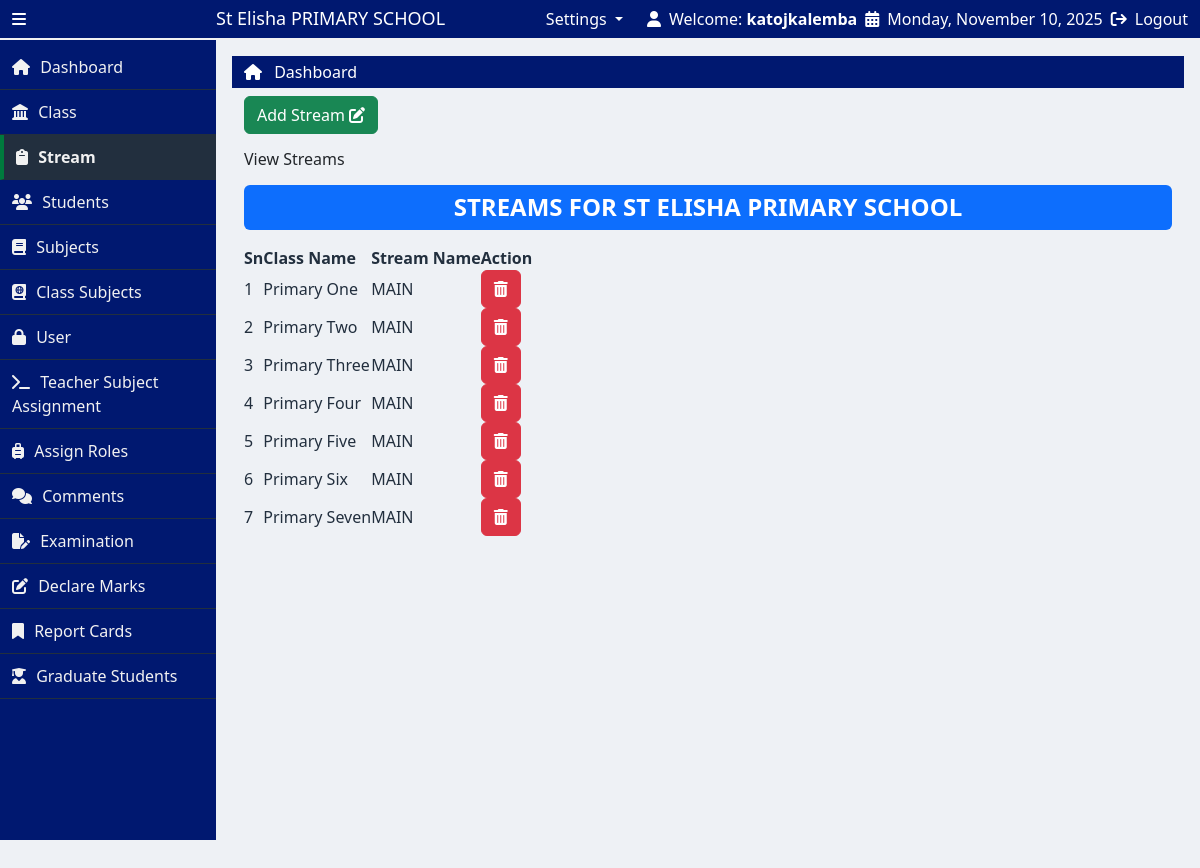
The page /streams.php (signed in) on the database its author committed.
### tables this page shows
CREATE TABLE `school_profile` (
  `profile_id` int(11) NOT NULL,
  `school_name` varchar(255) DEFAULT NULL,
  `address` varchar(255) DEFAULT NULL,
  `phone_1` varchar(255) DEFAULT NULL,
  `phone_2` int(11) DEFAULT NULL,
  `email` varchar(255) DEFAULT NULL,
  `motto` varchar(255) DEFAULT NULL,
  `profile_image` varchar(255) DEFAULT NULL
);

CREATE TABLE `streams` (
  `id` int(11) NOT NULL,
  `class_id` int(11) DEFAULT NULL,
  `stream_name` varchar(100) DEFAULT NULL
);

CREATE TABLE `classes` (
  `id` int(11) NOT NULL,
  `class_name` varchar(255) DEFAULT NULL,
  `prefix` varchar(255) DEFAULT NULL,
  `LEVEL` varchar(255) DEFAULT NULL
);

### streams.php (the view, shortened to what this page needs)
<?php
    include("partials/header.php");
    include("partials/adminOnly.php")
 ?>
<div class="container-fluid">
    <div class="row g-0 my-2">
        <div class="col-lg-4 col-md-4 col-sm-12">
            <a href="<?php echo SITEURL ?>addStream.php" class="btn text-capitalize text-white btn-success fs-6">
                add stream
                <i class="fa-solid fa-pen-to-square"></i>
            </a>
        </div>
    </div>
    <h3 class="text-capitalize fs-6 text-dark py-2">view streams</h3>
    <h4 class="text-uppercase fw-bold text-center mb-3 bg-primary text-white py-2 rounded">STREAMS FOR <?php echo htmlspecialchars($school_name); ?> PRIMARY SCHOOL</h4>
    <div class="row">
        <div class="col-lg-12">
            <table id="example" class="display">
                <thead>
                    <tr>
                        <th>Sn</th>
                        <th>Class Name</th>
                        <th class="text-capitalize">Stream Name</th>
                        <th>Action</th>
                    </tr>
                </thead>
                <tbody>
                    <?php
                        $selectStream = "SELECT streams.*, classes.class_name AS className
                                         FROM streams
                                         JOIN classes ON classes.id = streams.class_id";
                        $res = mysqli_query($conn, $selectStream);
                        $count = mysqli_num_rows($res);
                        if ($count > 0) {
                            $sn = 1;
                            while ($row = mysqli_fetch_assoc($res)) {
                                $stream_id = $row['id'];
                                $streamName = $row['stream_name'];
                                ?>
                                <tr>
                                    <td><?php echo $sn++; ?></td>
                                    <td><?php echo $row['className']; ?></td>
                                    <td class="text-uppercase"><?php echo $streamName; ?></td>
                                    <td>
                                        <a href="<?php echo SITEURL ?>delete_stream.php?id=<?php echo $stream_id ?>"
                                           onclick="return confirm('Are you sure you want to delete this stream?');"
                                           class="btn btn-danger">
                                            <i class="fa-solid fa-trash-can"></i>
                                        </a>
                                    </td>
                                </tr>
                                <?php
                            }
                        }
                    ?>
                </tbody>
            </table>
        </div>
    </div>
</div>
<?php include('partials/footer.php'); ?>

### partials/header.php (shortened to what this page needs)
<?php
  include("NotLoggedin.php");
  function isActive($page) {
      $currentPage = basename($_SERVER['PHP_SELF']);
      return $currentPage === $page ? 'active-link' : '';
  }
?>
<!doctype html>
<html lang="en">
  <head>
    <link href="https://cdn.jsdelivr.net/npm/bootstrap@5.2.3/dist/css/bootstrap.min.css" rel="stylesheet">
    <link rel="stylesheet" href="https://cdn.datatables.net/2.3.3/css/dataTables.dataTables.css">
    <link rel="stylesheet" href="https://cdnjs.cloudflare.com/ajax/libs/toastr.js/latest/toastr.min.css">
    <link rel="stylesheet" href="css/style.css">
  </head>
  <body>
    <main>
      <div class="container-fluid">
        <div class="row align-items-center py-2">
          <div class="col-lg-3 d-flex align-items-center gap-3 top-left">
            <i class="fa-solid fa-bars icon-bar" id="icon"></i>
            <h3 class="text-capitalize name mb-0" id="name">
              <?php
                $school_profile = "SELECT * FROM school_profile";
                $execute = mysqli_query($conn, $school_profile);
                $row = mysqli_fetch_assoc($execute);
                $school_name = $row['school_name'];
              ?>
              <?php echo $school_name ?> PRIMARY SCHOOL
            </h3>
          </div>
          <div class="col-lg-9 d-flex justify-content-end gap-4 top-right">
            <?php if(isset($_SESSION["role"]) && $_SESSION['role']==="admin"): ?>
              <li class="nav-item dropdown" style="list-style: none;">
                <a class="nav-link dropdown-toggle" href="#" role="button" data-bs-toggle="dropdown" aria-expanded="false">
                  Settings
                </a>
              </li>
            <?php endif ?>
            <div class="d-flex align-items-center gap-2 sect_1">
              <i class="fa-solid fa-user"></i>
              <span>Welcome: <strong><?php echo htmlspecialchars($_SESSION['username']); ?></strong></span>
            <div class="d-flex align-items-center gap-2">
              <i class="fa-solid fa-calendar-days"></i>
              <span><?php echo date('l, F j, Y'); ?></span>
            </div>
            <div class="d-flex align-items-center gap-2">
              <i class="fa-solid fa-arrow-right-from-bracket"></i>
              <a href="logout.php" class="text-decoration-none text-white">Logout</a>
            </div>
          </div>
        </div>
      </div>
    </main>
    <div class="container-fluid p-0">
      <div class="row g-0">
        <div class="left-bar" id="left-bar">
          <a href="<?php echo SITEURL ?>" class="lists gap-3 <?php echo isActive('index.php'); ?>">
            <i class="fa-solid fa-house"></i>
            <span class="text-capitalize side-text">dashboard</span>
          </a>
          <?php if (isset($_SESSION['role']) && $_SESSION['role'] === 'admin'): ?>
            <a href="<?php echo SITEURL ?>class.php" class="<?php echo isActive('class.php'); ?>">
              <i class="fa-solid fa-landmark"></i>
              <span class="text-capitalize side-text">class</span>
            </a>
            <a href="<?php echo SITEURL ?>streams.php" class="<?php echo isActive('streams.php'); ?>">
              <i class="fa-solid fa-clipboard"></i>
              <span class="text-capitalize side-text">stream</span>
            </a>
            <a href="<?php echo SITEURL ?>students.php" class="<?php echo isActive('students.php'); ?>">
              <i class="fa-solid fa-users"></i>
              <span class="text-capitalize side-text">students</span>
            </a>
            <a href="<?php echo SITEURL ?>subject.php" class="<?php echo isActive('subject.php'); ?>">
              <i class="fa-solid fa-book"></i>
              <span class="text-capitalize side-text">subjects</span>
            </a>
            <a href="<?php echo SITEURL ?>class_subjects.php" class="<?php echo isActive('class_subjects.php'); ?>">
              <i class="fa-solid fa-book-atlas"></i>
              <span class="text-capitalize side-text">class subjects</span>
            </a>
            <a href="<?php echo SITEURL ?>users.php" class="<?php echo isActive('users.php'); ?>">
              <i class="fa-solid fa-lock"></i>
              <span class="text-capitalize side-text">user</span>
            </a>
            <a href="<?php echo SITEURL ?>teacherSubject.php" class="<?php echo isActive('teacherSubject.php'); ?>">
              <i class="fa-solid fa-terminal"></i>
              <span class="text-capitalize side-text">Teacher subject assignment</span>
            </a>
            <a href="<?php echo SITEURL ?>assign_roles.php" class="<?php echo isActive('assign_roles.php'); ?>">
              <i class="fa-solid fa-suitcase-rolling"></i>
              <span class="text-capitalize side-text">assign roles</span>
            </a>
          <?php endif; ?>
          <a href="<?php
                  echo SITEURL;
                  echo $_SESSION['role'] === 'admin' ? 'select_class_stream.php' : 'selectcomment_exam.php';
                ?>"
            class="<?php echo isActive($_SESSION['role'] === 'admin' ? 'select_class_stream.php' : 'selectcomment_exam.php'); ?>">
              <i class="fa-solid fa-comments"></i>
              <span class="text-capitalize side-text">comments</span>
          </a>
          <a href="<?php echo SITEURL ?>examination.php" class="<?php echo isActive('examination.php'); ?>">
            <i class="fa-solid fa-file-pen"></i>
            <span class="text-capitalize side-text">examination</span>
          </a>
          <a href="<?php echo SITEURL ?>addScore.php" class="<?php echo isActive('addScore.php'); ?>">
            <i class="fa-solid fa-pen-to-square"></i>
            <span class="text-capitalize side-text">declare marks</span>
          </a>
          <a href="<?php echo SITEURL ?>reports.php" class="<?php echo isActive('reports.php'); ?>">
            <i class="fa-solid fa-bookmark"></i>
            <span class="text-capitalize side-text">report cards</span>
          </a>
          <?php if (isset($_SESSION['role']) && $_SESSION['role'] === 'admin'): ?>
            <a onclick="return confirm('Do you want to graduate P.7 students?')" href="<?php echo SITEURL ?>graduate_students.php" class="<?php echo isActive('graduate_students.php'); ?>">
              <i class="fa-solid fa-user-graduate"></i>
              <span class="text-capitalize side-text">Graduate Students</span>
            </a>
          <?php endif ?>
        </div>
        <div class="right-bar" id="right-bar">
          <div class="container-fluid pt-1 pb-1" style="background-color: #001870;">
            <ul class="list-unstyled mb-0 dashboard">
              <li>
                <i class="fa-solid fa-house" style="color: #fff;"></i>
                <a href="<?php echo SITEURL ?>" class="text-capitalize text-white ms-2 text-decoration-none">Dashboard</a>
              </li>
            </ul>
          </div>

### css/style.css (style rules this page uses)
:root { --primary-color: #001870; --secondary-color: #0095486c; --tertiary-color: #430d0d; --border-color: #f1f1f1; --background-color: #222f3e; --hover-color: #007a3d; --backgroundColor: #EEF1F5; }
* { padding: 0; margin: 0; box-sizing: border-box; }
body { background-color: var(--backgroundColor); }
.icon-bar { cursor: pointer; }
main { width: 100%; color: #fff; background-color: var(--primary-color); height: 40px; border-bottom: 2px solid var(--border-color); display: flex; align-items: center; position: fixed; left: 0; top: 0; z-index: 1; }
.name { font-size: 18px; position: absolute; left: 18%; transition: all 1s; }
.left-bar { height: auto; width: 18%; background-color: var(--primary-color); transition: width 0.3s ease; padding-top: 5px; overflow-y: auto; margin-top: 40px; overflow-y: hidden; }
.left-bar .side-text { color: var(--border-color); }
.left-bar a { display: block; padding: 10px 12px; width: 100%; box-sizing: border-box; color: var(--border-color); text-decoration: none; transition: background-color 0.3s ease; border-bottom: 1px solid var(--background-color) ; }
.left-bar a.active-link { background-color: var(--background-color); font-weight: bold; border-left: 4px solid var(--hover-color); width: 100%; }
.left-bar span { padding-left: 6px; }
.right-bar { margin-top: 40px; height: 100vh; width: 82%; transition: all 1s; padding: 16px; }
table th, table td { color: var(--background-color); }

### rows shown on the page
school_profile: school_name "St Elisha", school_name "ST ELISHA"
streams: class.class_name "Primary One", stream_name "MAIN"
streams: class.class_name "Primary Two", stream_name "MAIN"
streams: class.class_name "Primary Three", stream_name "MAIN"
streams: class.class_name "Primary Four", stream_name "MAIN"
streams: class.class_name "Primary Five", stream_name "MAIN"
streams: class.class_name "Primary Six", stream_name "MAIN"
streams: class.class_name "Primary Seven", stream_name "MAIN"

### other values the page prints
$_SESSION['username'] "katojkalemba"
